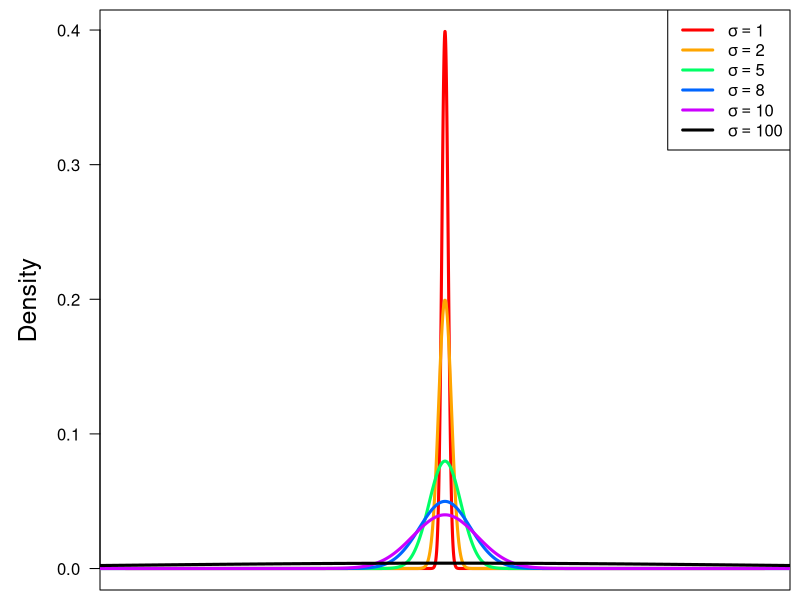
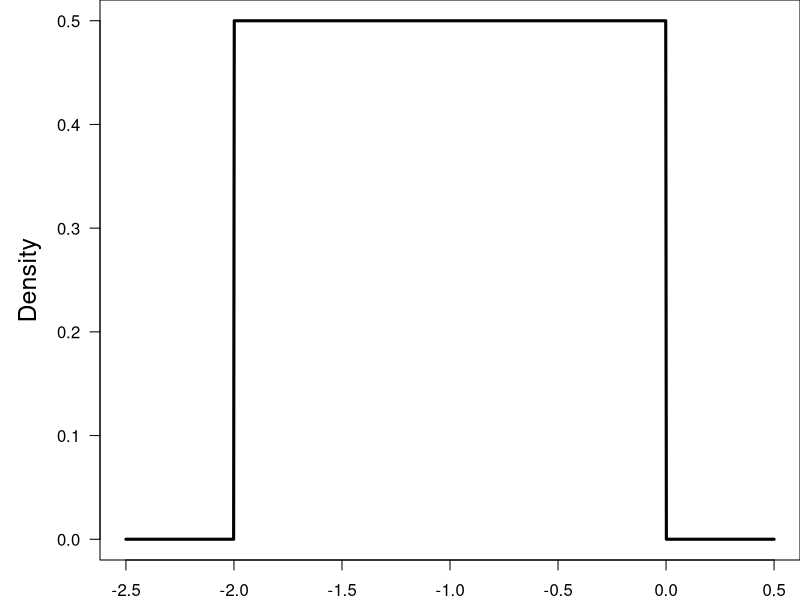
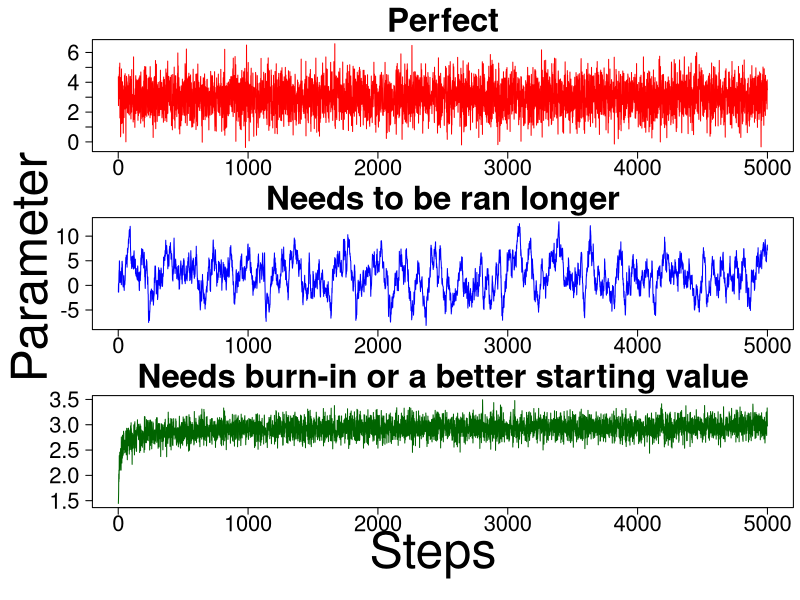
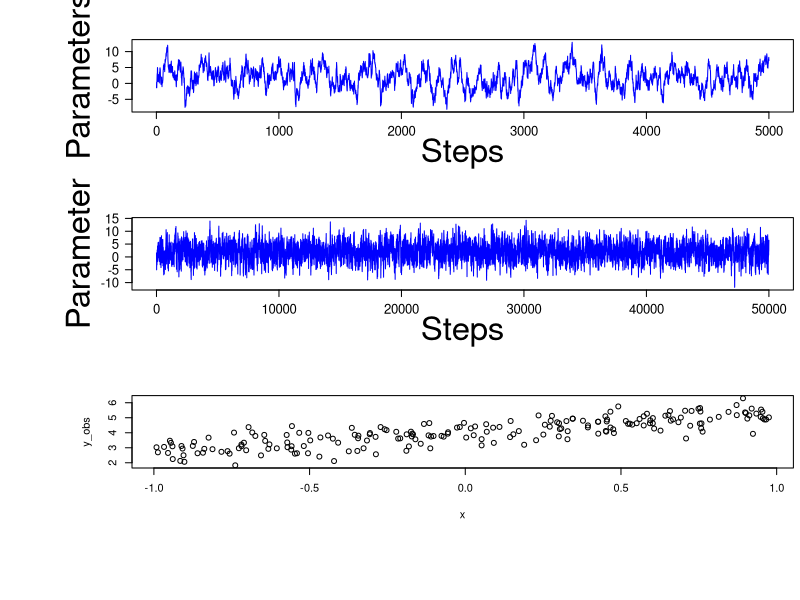
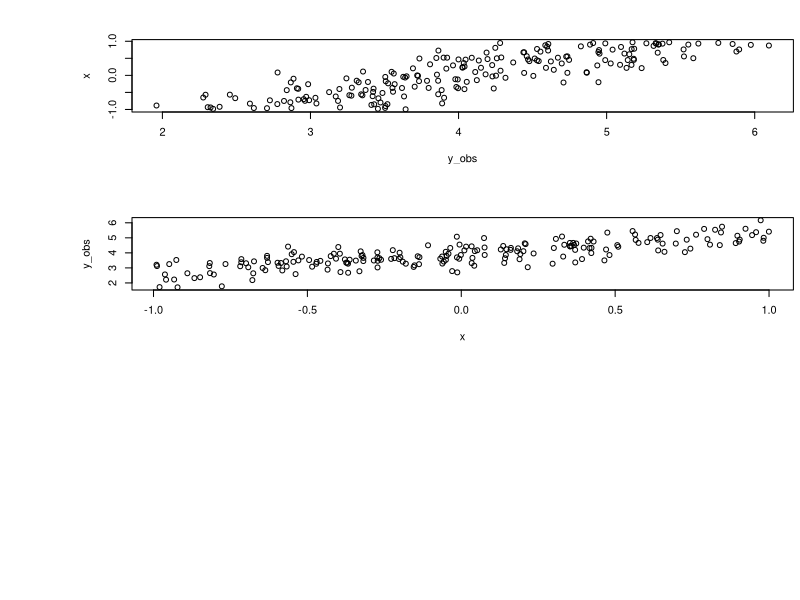

Here is the R script that generated these plots, in order:
## ---- chunk 1
par(mar=c(0.5,5,0.5,0.5))
couleur<-rainbow(5)
curve(dnorm, -100, 100, n = 10000, col = couleur[1], xaxt = "n",
      xlab = "", ylab = "Density", las = 1, cex.lab=1.5, lwd = 3)
curve(dnorm(x,mean = 0, sd = 2), -1000, 1000, add=TRUE,
      n=10000, col="orange", lwd = 3)
curve(dnorm(x,mean = 0, sd = 5), -1000, 1000, add=TRUE,
      n=10000,col=couleur[3], lwd = 3)
curve(dnorm(x,mean = 0, sd = 8), -1000, 1000, add=TRUE,
      n=10000,col=couleur[4], lwd = 3)
curve(dnorm(x,mean = 0, sd = 10), -1000, 1000, add=TRUE,
      n=10000,col=couleur[5], lwd = 3)
curve(dnorm(x,mean = 0, sd = 100), -1000, 1000, add=TRUE,
      n=10000, lwd = 3)
legend("topright",legend=c(expression(sigma==1),
                           expression(sigma==2),
                           expression(sigma==5),
                           expression(sigma==8),
                           expression(sigma==10),
                           expression(sigma==100)),col=c(couleur[1],
                                                   "orange",
                                                   couleur[3:5],
                                                   "black"),
       lty=1, lwd=3)
## ---- chunk 2
par(mar=c(2,5,0,0))
curve(dunif(x,min = -2, max = 0), n=1000, -2.5, 0.5, xlab = "",
      ylab = "Density", las = 1, cex.lab=1.5, lwd = 3)
## ---- chunk 3
set.seed(42) # The answer !
par(mfrow=c(3,1),mar=c(2,2,3,0.5),oma=c(5,5,0,0))

perfect <- rnorm(5000,mean=3)
plot(perfect,type="l", ylab="",xlab="",las=1,cex.axis=2, col= "red")
title("Perfect",cex.main=3)

auto <- as.vector(arima.sim(n=5000,list(ar=c(0.95)),mean=0.1))
plot(auto,type="l", ylab="",xlab="",las=1,cex.axis=2, col= "blue")
title("Needs to be ran longer",cex.main=3)

burn <- 3/(1+(1:5000)^(-0.5))+rnorm(5000,sd=0.15)
plot(burn,type="l", ylab="",xlab="",las=1,cex.axis=2, col= "darkgreen")
title("Needs burn-in or a better starting value",cex.main=3)

mtext("Steps",side=1,cex=3,outer=TRUE,line=1.75)
mtext("Parameter",side=2,cex=3,outer=TRUE,line=1.25)
## ---- chunk 4
set.seed(42) # The answer !
par(mar=c(5,5,3,0.5))

plot(auto, type = "l", xlab = "Steps",  ylab = "Parameters", 
     las=1, cex.axis = 1.2, cex.lab = 3, col= "blue")
## ---- chunk 5
par(mar=c(5,5,3,0.5))

autoLong <- as.vector(arima.sim(n=50000,list(ar=c(0.95)),mean=0.1))
plot(autoLong, type = "l", xlab = "Steps", 
     ylab = "Parameter", las = 1, cex.axis = 1.2, cex.lab = 3, 
     col = "blue")
#plot(autoLong[seq(10,50000,by=10)], type = "l", xlab = "Steps", 
#     ylab = "Parameter", las = 1, cex.axis = 1.2, cex.lab = 3, 
#     col = "blue")
## ---- chunk 6
yintercept <- 4
slope <- 1.3
obs_error <- .5
x <- runif(200, min = -1, max = 1)
y_mean <- yintercept + slope * x
y_obs <- rnorm(200, mean = y_mean, sd = obs_error)
## ---- chunk 7
plot(y_obs ~ x)
## ---- chunk 8
#| output-location: column
yintercept <- 4
slope <- 1.3
obs_error <- .5
x <- runif(200, min = -1, max = 1)
y_mean <- yintercept + slope * x
y_obs <- rnorm(200, mean = y_mean, sd = obs_error)
plot(y_obs, x)
## ---- chunk 9
yintercept <- 4
slope <- 1.3
obs_error <- .5
x <- runif(200, min = -1, max = 1)
y_mean <- yintercept + slope * x
y_obs <- rnorm(200, mean = y_mean, sd = obs_error)
## ---- chunk 10
plot(y_obs ~ x)
